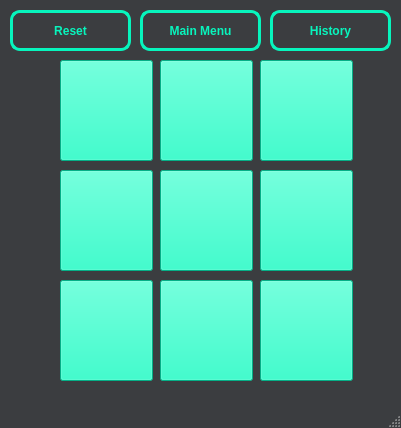
<?xml version="1.0" encoding="UTF-8"?>
<ui version="4.0">
 <class>TIC_TAC_TOE</class>
 <widget class="QMainWindow" name="TIC_TAC_TOE">
  <property name="geometry">
   <rect>
    <x>0</x>
    <y>0</y>
    <width>401</width>
    <height>428</height>
   </rect>
  </property>
  <property name="windowTitle">
   <string>MainWindow</string>
  </property>
  <property name="styleSheet">
   <string notr="true">QMainWindow
{
background-color:rgb(59,61,64 );
}</string>
  </property>
  <widget class="QWidget" name="centralwidget">
   <widget class="QPushButton" name="pushButton">
    <property name="geometry">
     <rect>
      <x>60</x>
      <y>60</y>
      <width>93</width>
      <height>101</height>
     </rect>
    </property>
    <property name="font">
     <font>
      <family>Times New Roman</family>
      <pointsize>10</pointsize>
      <bold>true</bold>
     </font>
    </property>
    <property name="styleSheet">
     <string notr="true">QPushButton
{
background-color:rgb(7 ,245, 189);
}</string>
    </property>
    <property name="text">
     <string/>
    </property>
   </widget>
   <widget class="QPushButton" name="pushButton_2">
    <property name="geometry">
     <rect>
      <x>160</x>
      <y>60</y>
      <width>93</width>
      <height>101</height>
     </rect>
    </property>
    <property name="font">
     <font>
      <family>Times New Roman</family>
      <pointsize>10</pointsize>
      <bold>true</bold>
     </font>
    </property>
    <property name="styleSheet">
     <string notr="true">QPushButton
{
background-color:rgb(7 ,245, 189);
}</string>
    </property>
    <property name="text">
     <string/>
    </property>
   </widget>
   <widget class="QPushButton" name="pushButton_3">
    <property name="geometry">
     <rect>
      <x>260</x>
      <y>60</y>
      <width>93</width>
      <height>101</height>
     </rect>
    </property>
    <property name="font">
     <font>
      <family>Times New Roman</family>
      <pointsize>10</pointsize>
      <bold>true</bold>
     </font>
    </property>
    <property name="styleSheet">
     <string notr="true">QPushButton
{
background-color:rgb(7 ,245, 189);
}</string>
    </property>
    <property name="text">
     <string/>
    </property>
   </widget>
   <widget class="QPushButton" name="pushButton_4">
    <property name="geometry">
     <rect>
      <x>60</x>
      <y>170</y>
      <width>93</width>
      <height>101</height>
     </rect>
    </property>
    <property name="font">
     <font>
      <family>Times New Roman</family>
      <pointsize>10</pointsize>
      <bold>true</bold>
     </font>
    </property>
    <property name="styleSheet">
     <string notr="true">QPushButton
{
background-color:rgb(7 ,245, 189);
}</string>
    </property>
    <property name="text">
     <string/>
    </property>
   </widget>
   <widget class="QPushButton" name="pushButton_5">
    <property name="geometry">
     <rect>
      <x>160</x>
      <y>170</y>
      <width>93</width>
      <height>101</height>
     </rect>
    </property>
    <property name="font">
     <font>
      <family>Times New Roman</family>
      <pointsize>10</pointsize>
      <bold>true</bold>
     </font>
    </property>
    <property name="styleSheet">
     <string notr="true">QPushButton
{
background-color:rgb(7 ,245, 189);
}</string>
    </property>
    <property name="text">
     <string/>
    </property>
   </widget>
   <widget class="QPushButton" name="pushButton_6">
    <property name="geometry">
     <rect>
      <x>260</x>
      <y>170</y>
      <width>93</width>
      <height>101</height>
     </rect>
    </property>
    <property name="font">
     <font>
      <family>Times New Roman</family>
      <pointsize>10</pointsize>
      <bold>true</bold>
     </font>
    </property>
    <property name="styleSheet">
     <string notr="true">QPushButton
{
background-color:rgb(7 ,245, 189);
}</string>
    </property>
    <property name="text">
     <string/>
    </property>
   </widget>
   <widget class="QPushButton" name="pushButton_7">
    <property name="geometry">
     <rect>
      <x>60</x>
      <y>280</y>
      <width>93</width>
      <height>101</height>
     </rect>
    </property>
    <property name="font">
     <font>
      <family>Times New Roman</family>
      <pointsize>10</pointsize>
      <bold>true</bold>
     </font>
    </property>
    <property name="styleSheet">
     <string notr="true">QPushButton
{
background-color:rgb(7 ,245, 189);
}</string>
    </property>
    <property name="text">
     <string/>
    </property>
   </widget>
   <widget class="QPushButton" name="pushButton_8">
    <property name="geometry">
     <rect>
      <x>160</x>
      <y>280</y>
      <width>93</width>
      <height>101</height>
     </rect>
    </property>
    <property name="font">
     <font>
      <family>Times New Roman</family>
      <pointsize>10</pointsize>
      <bold>true</bold>
     </font>
    </property>
    <property name="styleSheet">
     <string notr="true">QPushButton
{
background-color:rgb(7 ,245, 189);
}</string>
    </property>
    <property name="text">
     <string/>
    </property>
   </widget>
   <widget class="QPushButton" name="pushButton_9">
    <property name="geometry">
     <rect>
      <x>260</x>
      <y>280</y>
      <width>93</width>
      <height>101</height>
     </rect>
    </property>
    <property name="font">
     <font>
      <family>Times New Roman</family>
      <pointsize>10</pointsize>
      <bold>true</bold>
     </font>
    </property>
    <property name="styleSheet">
     <string notr="true">QPushButton
{
background-color:rgb(7 ,245, 189);
}</string>
    </property>
    <property name="text">
     <string/>
    </property>
   </widget>
   <widget class="QPushButton" name="pushButton_reset">
    <property name="geometry">
     <rect>
      <x>10</x>
      <y>10</y>
      <width>121</width>
      <height>41</height>
     </rect>
    </property>
    <property name="font">
     <font>
      <pointsize>9</pointsize>
      <bold>true</bold>
     </font>
    </property>
    <property name="styleSheet">
     <string notr="true">QPushButton
{
color: rgb(7, 245, 189);
border:3px solid  rgb(7, 245, 189);
border-radius:10px;
}
QPushButton::Hover
{
color: rgb(59, 61, 64);
background-color:  rgb(7, 245, 189);
}</string>
    </property>
    <property name="text">
     <string>Reset</string>
    </property>
   </widget>
   <widget class="QPushButton" name="pushButton_mainmenu">
    <property name="geometry">
     <rect>
      <x>140</x>
      <y>10</y>
      <width>121</width>
      <height>41</height>
     </rect>
    </property>
    <property name="font">
     <font>
      <pointsize>9</pointsize>
      <bold>true</bold>
     </font>
    </property>
    <property name="styleSheet">
     <string notr="true">QPushButton
{
color: rgb(7, 245, 189);
border:3px solid  rgb(7, 245, 189);
border-radius:10px;
}
QPushButton::Hover
{
color: rgb(59, 61, 64);
background-color:  rgb(7, 245, 189);
}</string>
    </property>
    <property name="text">
     <string>Main Menu</string>
    </property>
   </widget>
   <widget class="QPushButton" name="pushButton_history">
    <property name="geometry">
     <rect>
      <x>270</x>
      <y>10</y>
      <width>121</width>
      <height>41</height>
     </rect>
    </property>
    <property name="font">
     <font>
      <bold>true</bold>
     </font>
    </property>
    <property name="styleSheet">
     <string notr="true">QPushButton
{
color: rgb(7, 245, 189);
border:3px solid  rgb(7, 245, 189);
border-radius:10px;
}
QPushButton::Hover
{
color: rgb(59, 61, 64);
background-color:  rgb(7, 245, 189);
}</string>
    </property>
    <property name="text">
     <string>History</string>
    </property>
   </widget>
  </widget>
  <widget class="QMenuBar" name="menubar">
   <property name="geometry">
    <rect>
     <x>0</x>
     <y>0</y>
     <width>401</width>
     <height>26</height>
    </rect>
   </property>
  </widget>
  <widget class="QStatusBar" name="statusbar"/>
 </widget>
 <resources/>
 <connections/>
</ui>
